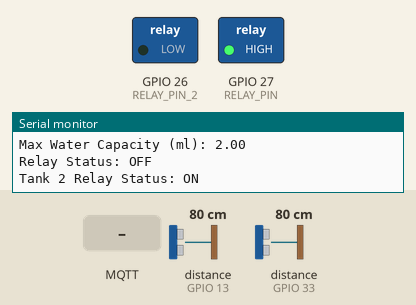
Bench run of a sketch on a simulated ESP32. Shown: switched loads named in the sketch (green lamp = pin HIGH), the last lines printed to the serial monitor. The test bench sets the inputs (shaded band); at power-on: distance to the obstacle (sensors on GPIO 33, GPIO 13) 80 cm. The echo pulse lasts 58.3 µs per cm; WiFi joins after 1.5 s; servers stay silent unless stated; random numbers use the default seed unless the sketch sets one; no MQTT or app messages arrive unless stated.

Above: at 2.7 s.
2.8 s: distance to the obstacle (sensor on GPIO 33) set to 5 cm
5.2 s: distance to the obstacle (sensor on GPIO 33) set to 2 cm
At 6.9 s:
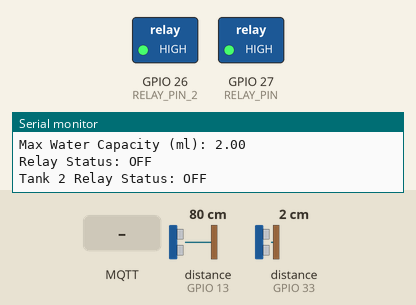
7.5 s: MQTT message "5" arrives on the first subscribed topic
At 8.6 s:
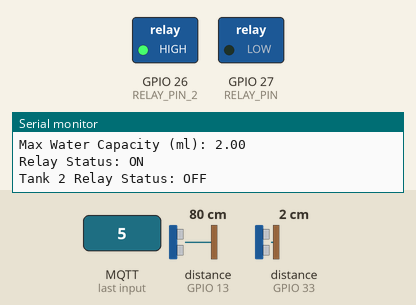
9.0 s: MQTT message "on" arrives on the first subscribed topic
10.5 s: distance to the obstacle (sensor on GPIO 13) set to 22 cm
13.2 s: distance to the obstacle (sensor on GPIO 13) set to 18 cm
At 15.4 s:
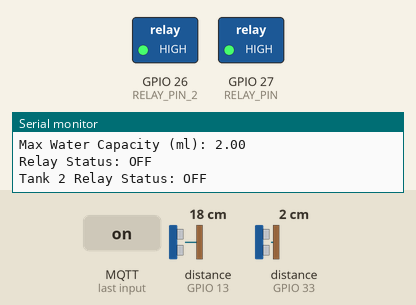
Timing chart, 0 to 16.5 s (numbered marks = the images above; inputs shaded):
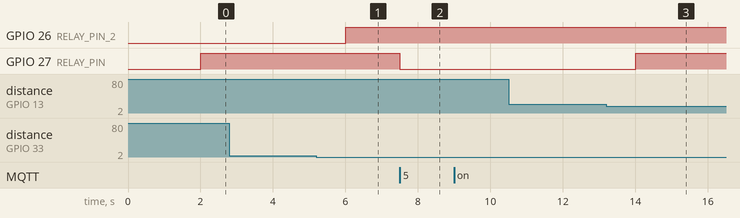

The sketch:

waterstep5-2.ino
```cpp
#include <WiFi.h>
#include <PubSubClient.h>
#include <HTTPClient.h>
#include <NewPing.h>

#define TRIGGER_PIN_1 12
#define ECHO_PIN_1 13
#define TRIGGER_PIN_2 32
#define ECHO_PIN_2 33
#define RELAY_PIN 27
#define RELAY_PIN_2 26

#define MQTT_SERVER "broker.emqx.io"
#define MQTT_PORT 1883

const char* ssid = "TrueGigatexFiber_230";
const char* password = "0922612764";

WiFiClient espClient;
PubSubClient mqttClient(espClient);
HTTPClient httpClient;

NewPing sonar1(TRIGGER_PIN_1, ECHO_PIN_1);
NewPing sonar2(TRIGGER_PIN_2, ECHO_PIN_2);

const float TANK_CAPACITY = 2.0;

const char* MQTT_TOPIC_TANK1 = "tank1";
const char* MQTT_TOPIC_TANK2 = "tank2";
const char* MQTT_TOPIC_CONTROL = "tank1/control";
const char* MQTT_TOPIC_STATUS = "tank1/status";
const char* MQTT_TOPIC_TANK2_STATUS = "tank2/status";

bool relayStatus = false;
bool tank2RelayStatus = false;
bool fillingWater = false;

float waterLevel1_ml = 0.0;
float waterLevel2_ml = 0.0;
float waterNeeded_ml = 0.0;

void setup_wifi() {
  delay(10);
  Serial.println();
  Serial.print("Connecting to ");
  Serial.println(ssid);

  WiFi.mode(WIFI_STA);
  WiFi.begin(ssid, password);

  while (WiFi.status() != WL_CONNECTED) {
    delay(500);
    Serial.print(".");
  }

  randomSeed(micros());

  Serial.println("");
  Serial.println("WiFi connected");
  Serial.println("IP address: ");
  Serial.println(WiFi.localIP());
}

void reconnect_mqtt() {
  while (!mqttClient.connected()) {
    Serial.print("Attempting MQTT connection...");
    String clientId = "ESP32Client-";
    clientId += String(random(0xffff), HEX);
    if (mqttClient.connect(clientId.c_str())) {
      Serial.println("Connected");
      mqttClient.subscribe(MQTT_TOPIC_CONTROL);
    } else {
      Serial.print("failed, rc=");
      Serial.print(mqttClient.state());
      Serial.println(" try again in 5 seconds");
      delay(1000);
    }
  }
}

void callback(char* topic, byte* payload, unsigned int length) {
  Serial.print("Message arrived [");
  Serial.print(topic);
  Serial.print("] ");
  char msg[length + 1];
  for (int i = 0; i < length; i++) {
    msg[i] = (char)payload[i];
  }
  msg[length] = '\0';
  Serial.println(msg);

  if (String(topic) == MQTT_TOPIC_CONTROL) {
    waterNeeded_ml = atof(msg);
    fillingWater = true;
    digitalWrite(RELAY_PIN, LOW);
    relayStatus = true;
    mqttClient.publish(MQTT_TOPIC_STATUS, "1");
  }
}

void setup() {
  pinMode(TRIGGER_PIN_1, OUTPUT);
  pinMode(ECHO_PIN_1, INPUT);
  pinMode(RELAY_PIN, OUTPUT);
  pinMode(TRIGGER_PIN_2, OUTPUT);
  pinMode(ECHO_PIN_2, INPUT);
  pinMode(RELAY_PIN_2, OUTPUT);

  Serial.begin(115200);
  setup_wifi();
  mqttClient.setServer(MQTT_SERVER, MQTT_PORT);
  mqttClient.setCallback(callback);
}

void loop() {
  if (!mqttClient.connected()) {
    reconnect_mqtt();
  }
  mqttClient.loop();

  unsigned long now = millis();
  static unsigned long lastMsg = 0;
  if (now - lastMsg > 2000) {
    lastMsg = now;

    int distance1_cm = sonar1.ping_cm();
    waterLevel1_ml = TANK_CAPACITY * (1 - (distance1_cm / 19.0));

    int distance2_cm = sonar2.ping_cm();
    waterLevel2_ml = TANK_CAPACITY * (1 - (distance2_cm / 19.0));

    if (fillingWater && waterLevel1_ml < waterNeeded_ml) {
      digitalWrite(RELAY_PIN, LOW);
      relayStatus = true;
    } else {
      digitalWrite(RELAY_PIN, HIGH);
      relayStatus = false;
      fillingWater = false;
      waterNeeded_ml = 0.0;
    }

    if (waterLevel2_ml < (0.8 * TANK_CAPACITY) && waterLevel2_ml < (0.9 * TANK_CAPACITY)) {
      digitalWrite(RELAY_PIN_2, LOW);
      tank2RelayStatus = true;
    } else {
      digitalWrite(RELAY_PIN_2, HIGH);
      tank2RelayStatus = false;
    }

    mqttClient.publish(MQTT_TOPIC_TANK1, String(waterLevel1_ml).c_str());
    mqttClient.publish(MQTT_TOPIC_TANK2, String(waterLevel2_ml).c_str());
    mqttClient.publish("waterNeeded", String(waterNeeded_ml).c_str());
    mqttClient.publish("maxCapacity", String(TANK_CAPACITY).c_str());
    mqttClient.publish(MQTT_TOPIC_STATUS, relayStatus ? "1" : "0");
    mqttClient.publish(MQTT_TOPIC_TANK2_STATUS, tank2RelayStatus ? "1" : "0");

    Serial.print("Tank 1 Water Level (ml): ");
    Serial.println(waterLevel1_ml);
    Serial.print("Tank 2 Water Level (ml): ");
    Serial.println(waterLevel2_ml);
    Serial.print("Water Needed (ml): ");
    Serial.println(waterNeeded_ml);
    Serial.print("Max Water Capacity (ml): ");
    Serial.println(TANK_CAPACITY);
    Serial.print("Relay Status: ");
    Serial.println(relayStatus ? "ON" : "OFF");
    Serial.print("Tank 2 Relay Status: ");
    Serial.println(tank2RelayStatus ? "ON" : "OFF");
  }
}
```

Measured:
- the behaviour switches between 4 and 3 cm on distance to the obstacle (sensor on GPIO 33) (found by bisection; images 0 and 1)
- the behaviour switches between 20 and 19 cm on distance to the obstacle (sensor on GPIO 13) (found by bisection; images 2 and 3)
- after the input at 5.2 s, GPIO 26 (RELAY_PIN_2): LOW → HIGH after 0.81 s
- after the input at 7.5 s, GPIO 27 (RELAY_PIN): HIGH → LOW at once
- after the input at 13.2 s, GPIO 27 (RELAY_PIN): LOW → HIGH after 0.81 s
